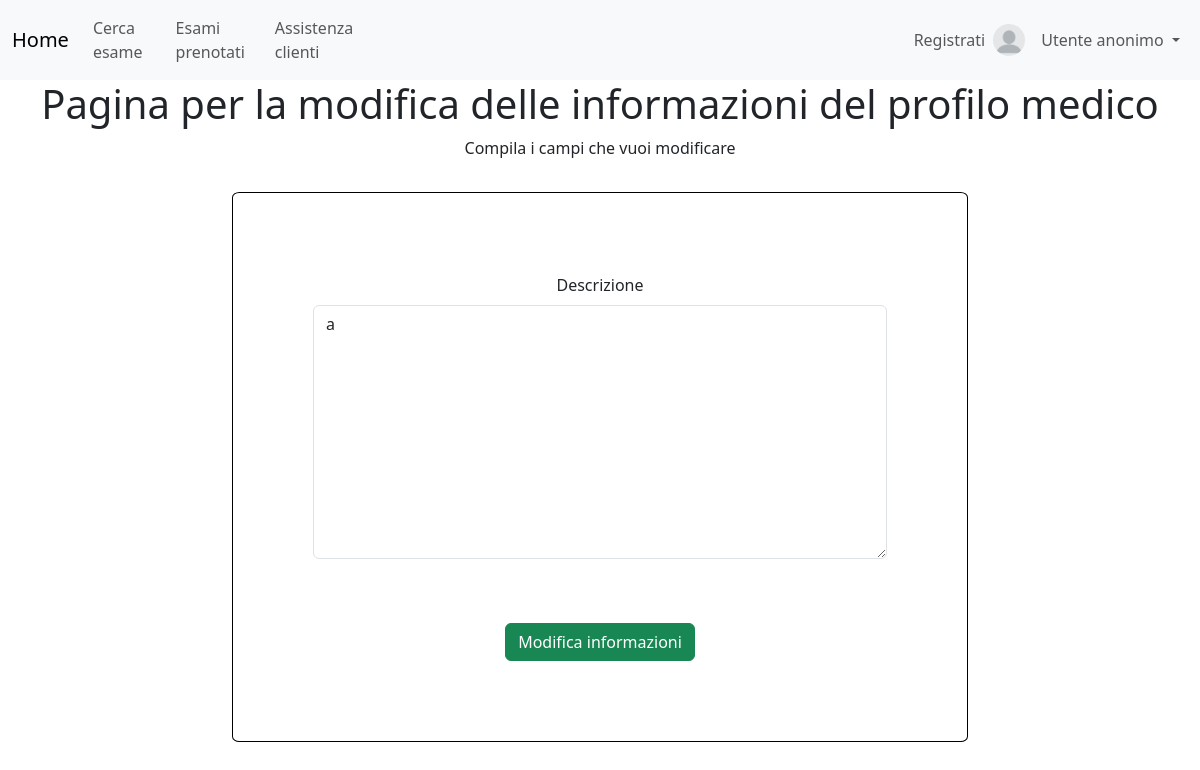
Page /medici/modifica_informazioni/2/ on the earlier database version.
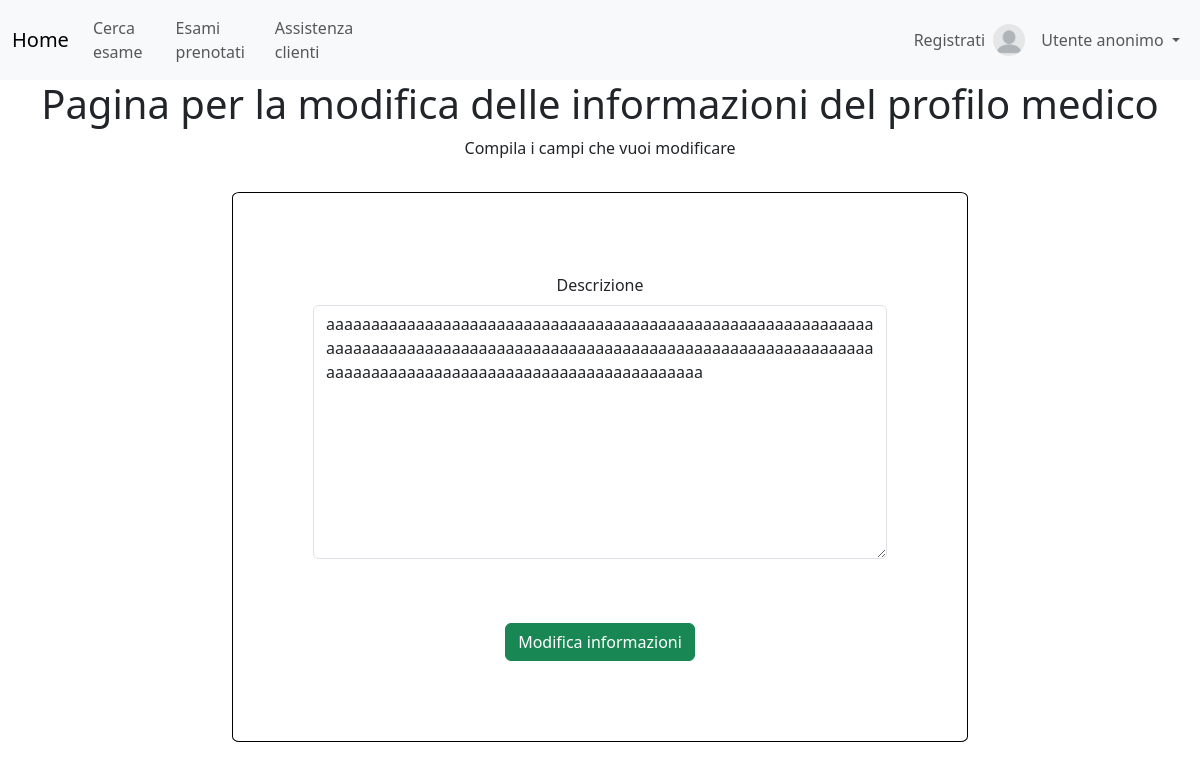
Same page on the later database version.
### gestione_medici/models.py (models this page shows, shortened)
class Medico(models.Model):
    utente = models.OneToOneField(UtenteCustom, on_delete=models.CASCADE, related_name='medico')
    descrizione = models.TextField(blank=True, null=True)
    class Meta:
        verbose_name_plural = 'Medici'

### gestione_medici/views.py (the view, shortened to what this page needs)
# urls.py: path('modifica_informazioni/<pk>/', ModificaInformazioniView.as_view(), name='modifica_informazioni'),
class ModificaInformazioniView(SuccessMessageMixin, UpdateView):
    title = "Modifica informazioni sul tuo profilo medico"
    model = Medico
    fields = ['descrizione']
    template_name = "gestione_medici/modifica_informazioni.html"
    success_message = "Le informazioni del tuo profilo medico sono state modificate con successo"

### gestione_medici/templates/gestione_medici/modifica_informazioni.html (shortened to what this page needs)
{% extends 'base.html' %}
{% load crispy_forms_tags %}
{% block content %}
<div class="jumbotron text-center" style="margin-bottom:0">
    <h1>Pagina per la modifica delle informazioni del profilo medico</h1>
    <p>Compila i campi che vuoi modificare</p>
</div>
<center>
<div class="content-section col-md-8 col-md-offset-2">
<form method="post" style="border: 1px solid black; margin: 4%; padding:10%; border-radius:1%;"> {% csrf_token %}
    {{form | crispy}}
    <br><br>
    <center>
    <input type="submit" class="btn btn-success" value="Modifica informazioni">
    </center>
  </form>
</center>
{% endblock %}

Differences in the rows shown:
changed Medico: descrizione "a" → "aaaaaaaaaaaaaaaaaaaaaaaaaaaaaaaaaaaaaaaaaaaaaaaaaaaaaaaaaaaaaaaaaaaaaaaaaaaaaaaaaaaaaaaaaaaaaaaaaaaaaaaaaaaaaaaaaaaaaaaaaaaaaaaaaaaaaaaaaaaaaaaaaaaaaaaaaaaaaaaaaaaa"
